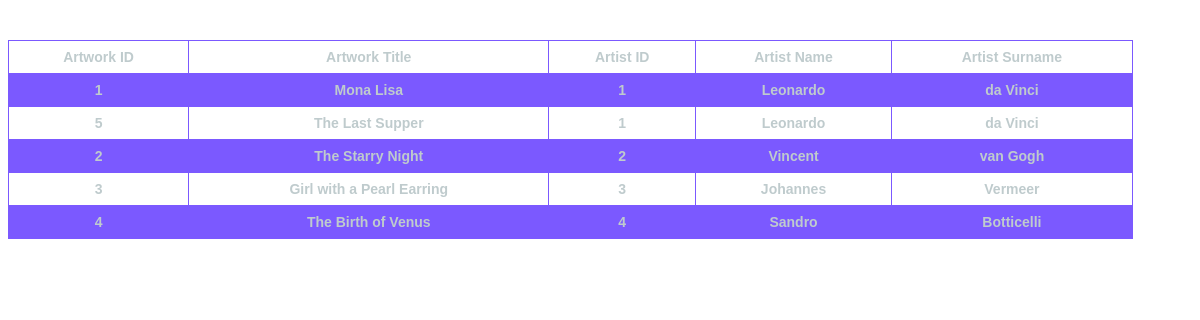
Page /user_panel_ispace/Artwork_ArtistListRelationship.php on the committed database.
### tables this page shows
CREATE TABLE `artworks` (
  `artwork_id` int(11) NOT NULL,
  `artwork_title` varchar(100) DEFAULT NULL,
  `artwork_size` varchar(20) DEFAULT NULL,
  `artwork_location` varchar(50) DEFAULT NULL,
  `artwork_period` varchar(50) DEFAULT NULL,
  `artwork_medium` varchar(20) DEFAULT NULL,
  `artwork_date` date DEFAULT NULL
);

CREATE TABLE `artist_list_artwork` (
  `artist_id_artwork` int(11) NOT NULL,
  `artist_name_artwork` varchar(50) DEFAULT NULL,
  `artist_surname_artwork` varchar(50) DEFAULT NULL
);

### user_panel_ispace/Artwork_ArtistListRelationship.php (the view, shortened to what this page needs)
<!DOCTYPE html>
<html>
<head>
</head>
<body>
<table>
<br>
<tr>  <th> Artwork ID</th> <th>Artwork Title</th> <th>Artist ID</th>
      <th>Artist Name</th> <th>Artist Surname</th> </tr>
<br>
<?php
    include "connect.php";
    $sql_statement = "SELECT A.artwork_id, A.artwork_title, R.artist_id_artwork ,R.artist_name_artwork, R.artist_surname_artwork
      FROM artworkhasartists H, artworks A, artist_list_artwork R
      WHERE H.artist_id_artwork = R.artist_id_artwork AND H.artwork_id = A.artwork_id ";
    $result = mysqli_query($db, $sql_statement);
    while($row = mysqli_fetch_assoc($result))
    {
        $artworkid = $row['artwork_id'];
        $artworktitle = $row['artwork_title'];
        $artistid = $row['artist_id_artwork'];
        $artistname = $row['artist_name_artwork'];
        $artistsurname = $row['artist_surname_artwork'];
        echo "<tr>" . "<th>".$artworkid."</th>" ."<th>".$artworktitle."</th>" .
         "<th>".$artistid."</th>"  .  "<th>".$artistname."</th>" . "<th>".$artistsurname."</th>"  ."</tr>"  ;
    }
?>
</table>
</body>
</html>

### user_panel_ispace/Artwork_ArtistListRelationship.php (style rules this page uses)
body { font-family: 'Fira Sans', sans-serif; font-weight: 400; font-size: 14px; color: #BFCBCD; text-decoration: none; }
table { font-family: arial, sans-serif; border-collapse: collapse; border: 1px solid black; width: 95%; color: #BFCBCD; }
th,td { border: 1px solid #7B59FF; text-align: left; padding: 8px; }
th { text-align: center; }
tr:nth-child(even) { background-color: #7B59FF; }

### rows in the picture
artworks: artwork_id "1", artwork_title "Mona Lisa", artist_list_artwork.artist_id_artwork "1", artist_list_artwork.artist_name_artwork "Leonardo", artist_list_artwork.artist_surname_artwork "da Vinci"
artworks: artwork_id "5", artwork_title "The Last Supper", artist_list_artwork.artist_id_artwork "1", artist_list_artwork.artist_name_artwork "Leonardo", artist_list_artwork.artist_surname_artwork "da Vinci"
artworks: artwork_id "2", artwork_title "The Starry Night", artist_list_artwork.artist_id_artwork "2", artist_list_artwork.artist_name_artwork "Vincent", artist_list_artwork.artist_surname_artwork "van Gogh"
artworks: artwork_id "3", artwork_title "Girl with a Pearl Earring", artist_list_artwork.artist_id_artwork "3", artist_list_artwork.artist_name_artwork "Johannes", artist_list_artwork.artist_surname_artwork "Vermeer"
artworks: artwork_id "4", artwork_title "The Birth of Venus", artist_list_artwork.artist_id_artwork "4", artist_list_artwork.artist_name_artwork "Sandro", artist_list_artwork.artist_surname_artwork "Botticelli"
